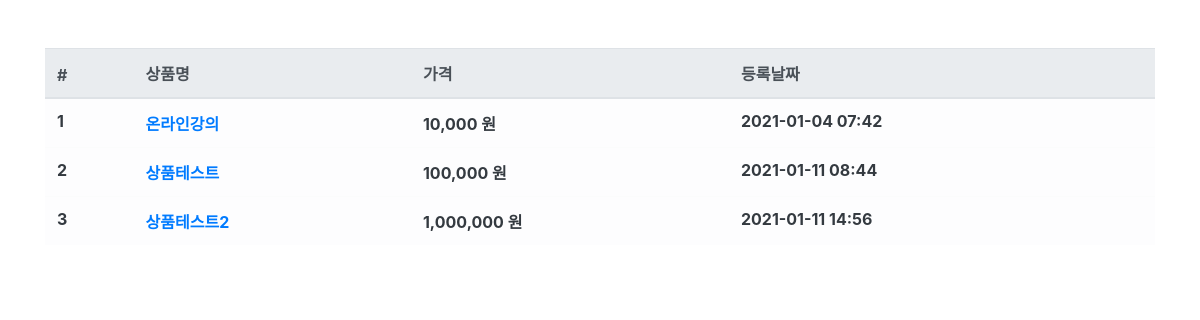
/product/, run on an earlier commit of the app's database.
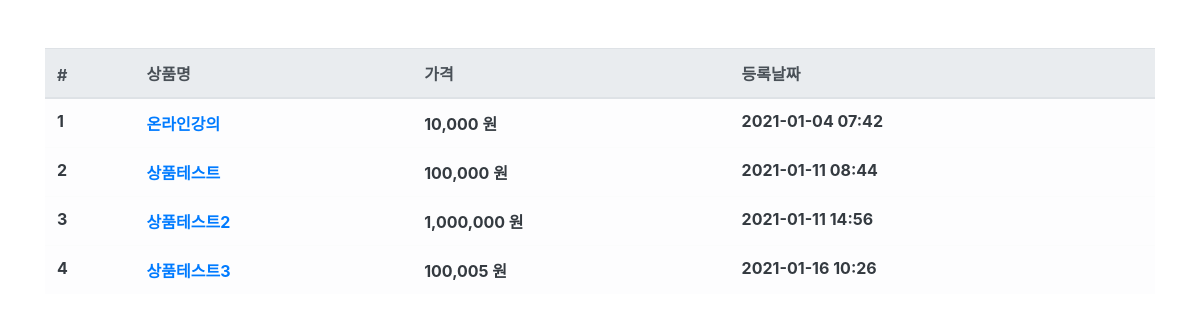
And on a later commit of the database.
### product/models.py (models this page shows, shortened)
class Product(models.Model):
    name = models.CharField(max_length=256, verbose_name='상품명')
    price = models.IntegerField(verbose_name='상품가격')
    description = models.TextField(verbose_name='상품설명')
    stock = models.IntegerField(verbose_name='재고')
    register_date = models.DateTimeField(
        auto_now_add=True, verbose_name='등록날짜')
    class Meta:
        db_table = 'fastcampus_product'
        verbose_name = '상품'
        verbose_name_plural = '상품'

### product/views.py (the view)
# urls.py: path('product/', ProductList.as_view()),
class ProductList(ListView):
    model = Product
    template_name = 'product.html'
    context_object_name = 'product_list'

### product/templates/product.html
{% extends "base.html" %}
{% load humanize %}
{% block contents %}
<div class="row mt-5">
    <div class="col-12">
        <table class="table table-light">
            <thead class="thead-light">
                <tr>
                    <th scope="col">#</th>
                    <th scope="col">상품명</th>
                    <th scope="col">가격</th>
                    <th scope="col">등록날짜</th>
                </tr>
            </thead>
            <tbody class="text-dark">
                {% for product in product_list %}
                <tr>
                    <th scope="row">{{ product.id}}</th>
                    <th><a href="/product/{{ product.id }}">{{ product.name}}</a></th>
                    <th>{{ product.price|intcomma}} 원</th>
                    <th>{{ product.register_date|date:'Y-m-d H:i'}}</th>
                </tr>
                {% endfor %}
            </tbody>
        </table>
    </div>
</div>
{% endblock %}

### fcuser/templates/base.html (shortened to what this page needs)
<html>
    <head>
        <link rel="stylesheet" href="https://stackpath.bootstrapcdn.com/bootstrap/4.3.1/css/bootstrap.min.css"
>
    </head>
    <body>
        <div class="container">
            {% block contents %}
            {% endblock %}
        </div>
    </body>
</html>

What changed in the data, as far as the page shows it:
added Product: id "4", name "상품테스트3", price "100,005", register_date "2021-01-16 10:26"
